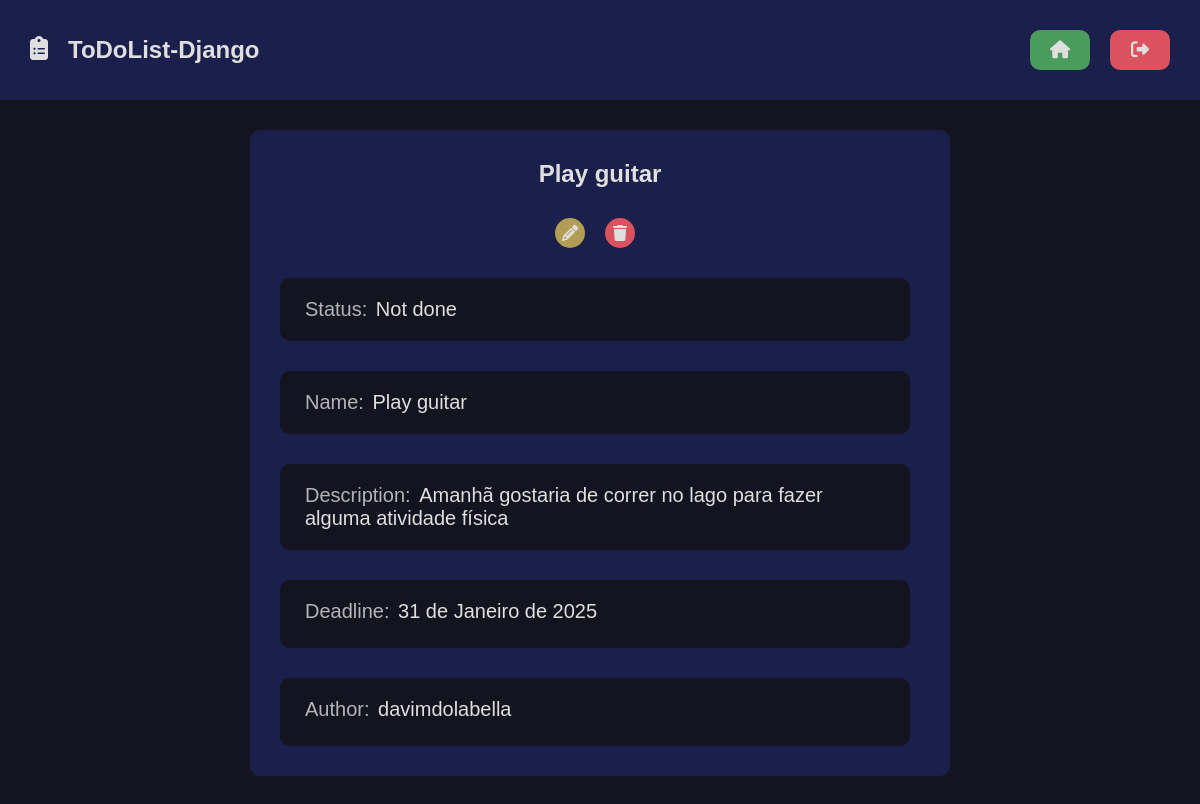
The app's page /detail/4/ (signed in), older data.
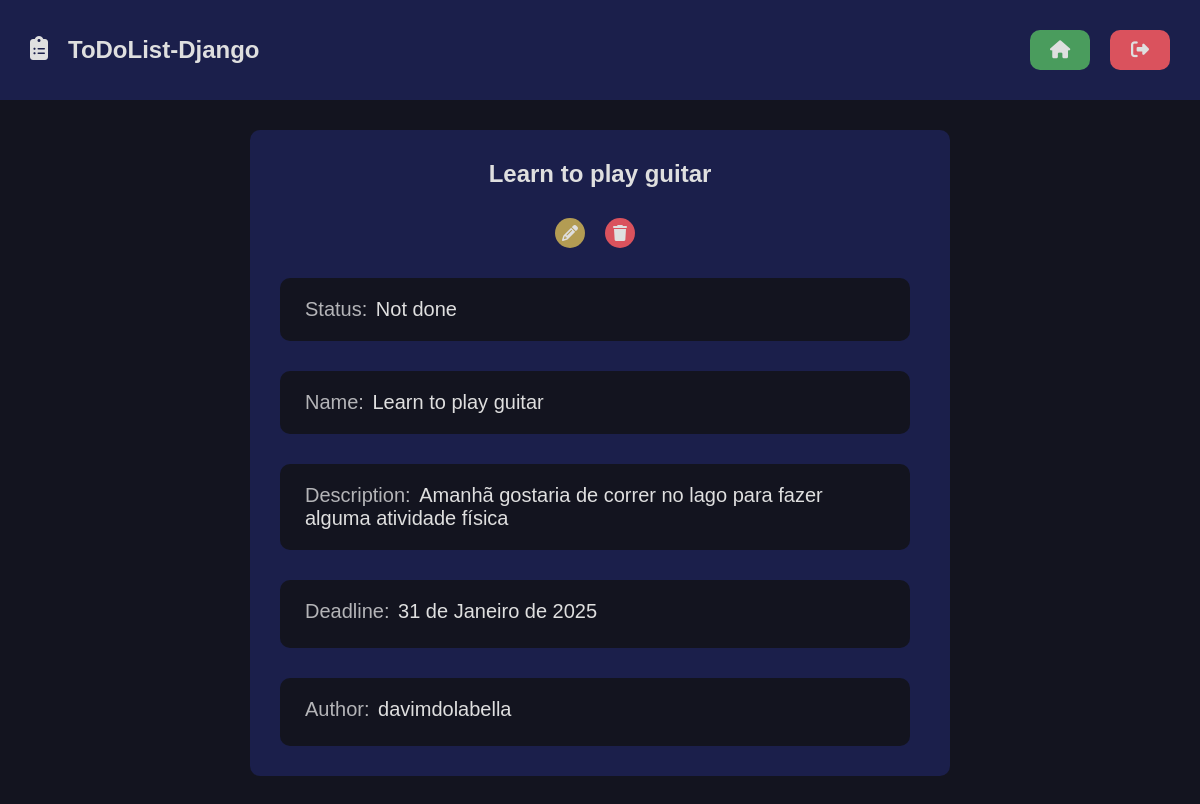
The same page, newer data.
### todolist/models.py (models this page shows, shortened)
class Task(models.Model):
    title = models.CharField(max_length=35)
    description = models.TextField(max_length=500)
    checked = models.BooleanField(default=False)
    deadline = models.DateField()
    created_at = models.DateTimeField(auto_now_add=True)
    updated_at=models.DateTimeField(auto_now=True)
    slug = models.SlugField(max_length=20, unique=True)
    author = models.ForeignKey(
        User, on_delete=models.SET_NULL, null=True
    )

### todolist/views.py (the view)
# urls.py: path('detail/<int:task_id>/', views.detail, name='detail'),
@login_required(login_url='users:login', redirect_field_name='next')
def detail(request, task_id):
    task = get_object_or_404(Task, pk=task_id)
    return render(request, 'todolist/pages/home.html', {
        'task':task,
        'is_detail_page':True,
    })

### todolist/templates/todolist/pages/home.html (shortened to what this page needs)
{% extends "global/base.html" %}
{% block content %}
    <div class="main container">
        {% include "todolist/partials/todolist.html" %}
    </div>
{% endblock content %}

### todolist/templates/todolist/partials/todolist.html (shortened to what this page needs)
{% load static %}
{% if is_detail_page %}
<div class="todolist-container">
    <div class="todolist container border detail">
        <h2>{{task.title}}</h2>
        <div class="list-itens detail">
            {% include "todolist/partials/list_item.html" %}
        </div>
    </div>
</div>
{% endif %}

### todolist/templates/todolist/partials/list_item.html (shortened to what this page needs)
{% if is_detail_page %}
    <div class="list-item-actions" style="margin-top:1rem;">
        <div class="list-item-action-button">
            <a href="#" class="list-item-action-button-link two" title="edit-item"><i class="fa-solid fa-pencil"></i></a>
        </div>
        <div class="list-item-action-button">
            <a href="#" class="list-item-action-button-link three " title="delete-item"><i class="fa-solid fa-trash"></i></a>
        </div>
    </div>
    <div class="detail list-item border">
        <div class="detail list-item-content">
            {% if task.checked %}
            <p class="detail list-item-text">Status: <span>Done</span></p>
            {% else %}
            <p class="detail list-item-text">Status: <span>Not done</span></p>
            {% endif %}
        </div>
    </div>
    <div class="detail list-item border">
        <div class="detail list-item-content">
            <p class="detail list-item-text">Name: <span>{{ task.title }} </span></p>
        </div>
    </div>
    <div class="detail list-item border">
        <div class="detail list-item-content">
            <p class="detail list-item-text">Description: <span>{{ task.description }} </span></p>
        </div>
    </div>
    <div class="detail list-item border">
        <div class="detail list-item-content">
            <p class="detail list-item-text time">Deadline: <span>{{ task.deadline }} </span></p>
        </div>
    </div>
    <div class="detail list-item border">
        <div class="detail list-item-content">
            <p class="detail list-item-text time">Author: <span>{{ task.author.username }} </span></p>
        </div>
    </div>
{% endif %}

Row changes from the older to the newer data that the page shows:
changed Task "Amanhã gostaria de correr no lago para fazer alguma atividade física": title "Play guitar" → "Learn to play guitar"
